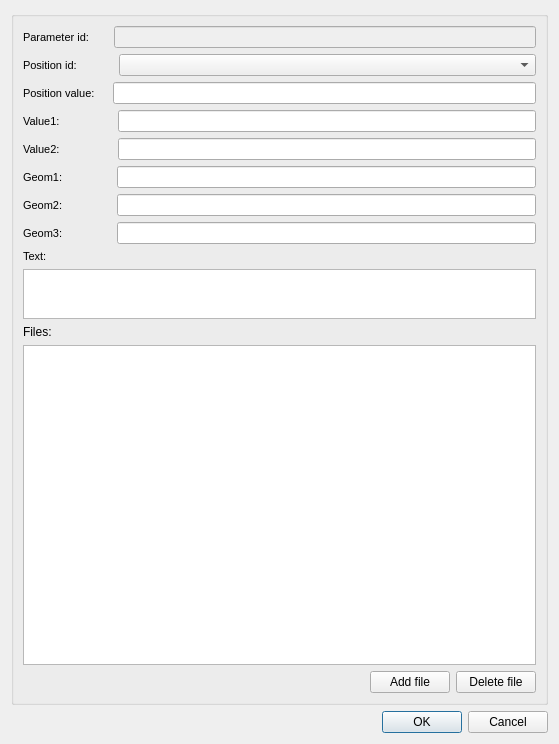
<?xml version="1.0" encoding="UTF-8"?>
<ui version="4.0">
 <class>dlg_visit_event_rehab</class>
 <widget class="QDialog" name="dlg_visit_event_rehab">
  <property name="geometry">
   <rect>
    <x>0</x>
    <y>0</y>
    <width>559</width>
    <height>744</height>
   </rect>
  </property>
  <property name="windowTitle">
   <string>Rehabilitation arc event</string>
  </property>
  <layout class="QGridLayout" name="gridLayout">
   <item row="0" column="0">
    <widget class="QGroupBox" name="group">
     <property name="title">
      <string/>
     </property>
     <layout class="QVBoxLayout" name="verticalLayout_2" stretch="0,0,0,0,0,0,0,0,0,0,0,0,0">
      <item>
       <layout class="QHBoxLayout" name="horizontalLayout">
        <item>
         <widget class="QLabel" name="lbl_parameter_id">
          <property name="maximumSize">
           <size>
            <width>90</width>
            <height>16777215</height>
           </size>
          </property>
          <property name="font">
           <font>
            <pointsize>8</pointsize>
            <weight>50</weight>
            <bold>false</bold>
           </font>
          </property>
          <property name="frameShape">
           <enum>QFrame::NoFrame</enum>
          </property>
          <property name="frameShadow">
           <enum>QFrame::Plain</enum>
          </property>
          <property name="text">
           <string>Parameter id:      </string>
          </property>
          <property name="textFormat">
           <enum>Qt::AutoText</enum>
          </property>
          <property name="scaledContents">
           <bool>false</bool>
          </property>
          <property name="alignment">
           <set>Qt::AlignLeading|Qt::AlignLeft|Qt::AlignVCenter</set>
          </property>
          <property name="margin">
           <number>3</number>
          </property>
         </widget>
        </item>
        <item>
         <widget class="QLineEdit" name="parameter_id">
          <property name="enabled">
           <bool>false</bool>
          </property>
          <property name="frame">
           <bool>true</bool>
          </property>
         </widget>
        </item>
       </layout>
      </item>
      <item>
       <layout class="QHBoxLayout" name="horizontalLayout_2">
        <item>
         <widget class="QLabel" name="lbl_position_id">
          <property name="maximumSize">
           <size>
            <width>90</width>
            <height>16777215</height>
           </size>
          </property>
          <property name="font">
           <font>
            <pointsize>8</pointsize>
           </font>
          </property>
          <property name="frameShape">
           <enum>QFrame::NoFrame</enum>
          </property>
          <property name="frameShadow">
           <enum>QFrame::Plain</enum>
          </property>
          <property name="text">
           <string>Position id:          </string>
          </property>
          <property name="textFormat">
           <enum>Qt::AutoText</enum>
          </property>
          <property name="scaledContents">
           <bool>false</bool>
          </property>
          <property name="alignment">
           <set>Qt::AlignLeading|Qt::AlignLeft|Qt::AlignVCenter</set>
          </property>
          <property name="margin">
           <number>3</number>
          </property>
         </widget>
        </item>
        <item>
         <widget class="QComboBox" name="position_id">
          <property name="enabled">
           <bool>true</bool>
          </property>
         </widget>
        </item>
       </layout>
      </item>
      <item>
       <layout class="QHBoxLayout" name="horizontalLayout_3">
        <item>
         <widget class="QLabel" name="lbl_position_value">
          <property name="maximumSize">
           <size>
            <width>90</width>
            <height>16777215</height>
           </size>
          </property>
          <property name="font">
           <font>
            <pointsize>8</pointsize>
           </font>
          </property>
          <property name="frameShape">
           <enum>QFrame::NoFrame</enum>
          </property>
          <property name="frameShadow">
           <enum>QFrame::Plain</enum>
          </property>
          <property name="text">
           <string>Position value:    </string>
          </property>
          <property name="textFormat">
           <enum>Qt::AutoText</enum>
          </property>
          <property name="scaledContents">
           <bool>false</bool>
          </property>
          <property name="alignment">
           <set>Qt::AlignLeading|Qt::AlignLeft|Qt::AlignVCenter</set>
          </property>
          <property name="margin">
           <number>3</number>
          </property>
         </widget>
        </item>
        <item>
         <widget class="QLineEdit" name="position_value">
          <property name="frame">
           <bool>true</bool>
          </property>
         </widget>
        </item>
       </layout>
      </item>
      <item>
       <layout class="QHBoxLayout" name="horizontalLayout_4">
        <item>
         <widget class="QLabel" name="lbl_value1">
          <property name="maximumSize">
           <size>
            <width>90</width>
            <height>16777215</height>
           </size>
          </property>
          <property name="font">
           <font>
            <pointsize>8</pointsize>
            <weight>50</weight>
            <bold>false</bold>
           </font>
          </property>
          <property name="frameShape">
           <enum>QFrame::NoFrame</enum>
          </property>
          <property name="frameShadow">
           <enum>QFrame::Plain</enum>
          </property>
          <property name="text">
           <string>Value1:                 </string>
          </property>
          <property name="textFormat">
           <enum>Qt::AutoText</enum>
          </property>
          <property name="scaledContents">
           <bool>false</bool>
          </property>
          <property name="alignment">
           <set>Qt::AlignLeading|Qt::AlignLeft|Qt::AlignVCenter</set>
          </property>
          <property name="margin">
           <number>3</number>
          </property>
         </widget>
        </item>
        <item>
         <widget class="QLineEdit" name="value1">
          <property name="frame">
           <bool>true</bool>
          </property>
         </widget>
        </item>
       </layout>
      </item>
      <item>
       <layout class="QHBoxLayout" name="horizontalLayout_5">
        <item>
         <widget class="QLabel" name="lbl_value2">
          <property name="maximumSize">
           <size>
            <width>90</width>
            <height>16777215</height>
           </size>
          </property>
          <property name="font">
           <font>
            <pointsize>8</pointsize>
           </font>
          </property>
          <property name="frameShape">
           <enum>QFrame::NoFrame</enum>
          </property>
          <property name="frameShadow">
           <enum>QFrame::Plain</enum>
          </property>
          <property name="text">
           <string>Value2:                 </string>
          </property>
          <property name="textFormat">
           <enum>Qt::AutoText</enum>
          </property>
          <property name="scaledContents">
           <bool>false</bool>
          </property>
          <property name="alignment">
           <set>Qt::AlignLeading|Qt::AlignLeft|Qt::AlignVCenter</set>
          </property>
          <property name="margin">
           <number>3</number>
          </property>
         </widget>
        </item>
        <item>
         <widget class="QLineEdit" name="value2">
          <property name="frame">
           <bool>true</bool>
          </property>
         </widget>
        </item>
       </layout>
      </item>
      <item>
       <layout class="QHBoxLayout" name="horizontalLayout_6">
        <item>
         <widget class="QLabel" name="lbl_geom1">
          <property name="maximumSize">
           <size>
            <width>90</width>
            <height>16777215</height>
           </size>
          </property>
          <property name="font">
           <font>
            <pointsize>8</pointsize>
           </font>
          </property>
          <property name="frameShape">
           <enum>QFrame::NoFrame</enum>
          </property>
          <property name="frameShadow">
           <enum>QFrame::Plain</enum>
          </property>
          <property name="text">
           <string>Geom1:                </string>
          </property>
          <property name="textFormat">
           <enum>Qt::AutoText</enum>
          </property>
          <property name="scaledContents">
           <bool>false</bool>
          </property>
          <property name="alignment">
           <set>Qt::AlignLeading|Qt::AlignLeft|Qt::AlignVCenter</set>
          </property>
          <property name="margin">
           <number>3</number>
          </property>
         </widget>
        </item>
        <item>
         <widget class="QLineEdit" name="geom1">
          <property name="frame">
           <bool>true</bool>
          </property>
         </widget>
        </item>
       </layout>
      </item>
      <item>
       <layout class="QHBoxLayout" name="horizontalLayout_7">
        <item>
         <widget class="QLabel" name="lbl_geom2">
          <property name="maximumSize">
           <size>
            <width>90</width>
            <height>16777215</height>
           </size>
          </property>
          <property name="font">
           <font>
            <pointsize>8</pointsize>
           </font>
          </property>
          <property name="frameShape">
           <enum>QFrame::NoFrame</enum>
          </property>
          <property name="frameShadow">
           <enum>QFrame::Plain</enum>
          </property>
          <property name="text">
           <string>Geom2:                </string>
          </property>
          <property name="textFormat">
           <enum>Qt::AutoText</enum>
          </property>
          <property name="scaledContents">
           <bool>false</bool>
          </property>
          <property name="alignment">
           <set>Qt::AlignLeading|Qt::AlignLeft|Qt::AlignVCenter</set>
          </property>
          <property name="margin">
           <number>3</number>
          </property>
         </widget>
        </item>
        <item>
         <widget class="QLineEdit" name="geom2">
          <property name="frame">
           <bool>true</bool>
          </property>
         </widget>
        </item>
       </layout>
      </item>
      <item>
       <layout class="QHBoxLayout" name="horizontalLayout_8">
        <item>
         <widget class="QLabel" name="lbl_geom3">
          <property name="maximumSize">
           <size>
            <width>90</width>
            <height>16777215</height>
           </size>
          </property>
          <property name="font">
           <font>
            <pointsize>8</pointsize>
           </font>
          </property>
          <property name="frameShape">
           <enum>QFrame::NoFrame</enum>
          </property>
          <property name="frameShadow">
           <enum>QFrame::Plain</enum>
          </property>
          <property name="text">
           <string>Geom3:                </string>
          </property>
          <property name="textFormat">
           <enum>Qt::AutoText</enum>
          </property>
          <property name="scaledContents">
           <bool>false</bool>
          </property>
          <property name="alignment">
           <set>Qt::AlignLeading|Qt::AlignLeft|Qt::AlignVCenter</set>
          </property>
          <property name="margin">
           <number>3</number>
          </property>
         </widget>
        </item>
        <item>
         <widget class="QLineEdit" name="geom3">
          <property name="text">
           <string/>
          </property>
          <property name="frame">
           <bool>true</bool>
          </property>
         </widget>
        </item>
       </layout>
      </item>
      <item>
       <widget class="QLabel" name="lbl_text">
        <property name="font">
         <font>
          <pointsize>8</pointsize>
         </font>
        </property>
        <property name="frameShape">
         <enum>QFrame::NoFrame</enum>
        </property>
        <property name="frameShadow">
         <enum>QFrame::Plain</enum>
        </property>
        <property name="text">
         <string>Text:</string>
        </property>
        <property name="textFormat">
         <enum>Qt::AutoText</enum>
        </property>
        <property name="scaledContents">
         <bool>false</bool>
        </property>
        <property name="alignment">
         <set>Qt::AlignLeading|Qt::AlignLeft|Qt::AlignVCenter</set>
        </property>
        <property name="margin">
         <number>3</number>
        </property>
       </widget>
      </item>
      <item>
       <widget class="QTextEdit" name="text">
        <property name="maximumSize">
         <size>
          <width>16777215</width>
          <height>50</height>
         </size>
        </property>
       </widget>
      </item>
      <item>
       <widget class="QLabel" name="lbl_files">
        <property name="text">
         <string>Files:</string>
        </property>
       </widget>
      </item>
      <item>
       <widget class="QTableView" name="tbl_docs_x_event">
        <property name="sortingEnabled">
         <bool>true</bool>
        </property>
       </widget>
      </item>
      <item>
       <layout class="QHBoxLayout" name="horizontalLayout_9">
        <item>
         <spacer name="horizontalSpacer">
          <property name="orientation">
           <enum>Qt::Horizontal</enum>
          </property>
          <property name="sizeHint" stdset="0">
           <size>
            <width>40</width>
            <height>20</height>
           </size>
          </property>
         </spacer>
        </item>
        <item>
         <widget class="QPushButton" name="btn_add_file">
          <property name="text">
           <string>Add file</string>
          </property>
         </widget>
        </item>
        <item>
         <widget class="QPushButton" name="btn_delete_file">
          <property name="text">
           <string>Delete file</string>
          </property>
         </widget>
        </item>
       </layout>
      </item>
     </layout>
    </widget>
   </item>
   <item row="1" column="0">
    <widget class="QDialogButtonBox" name="buttonBox">
     <property name="standardButtons">
      <set>QDialogButtonBox::Cancel|QDialogButtonBox::Ok</set>
     </property>
    </widget>
   </item>
  </layout>
 </widget>
 <tabstops>
  <tabstop>parameter_id</tabstop>
  <tabstop>position_id</tabstop>
  <tabstop>position_value</tabstop>
  <tabstop>value1</tabstop>
  <tabstop>value2</tabstop>
  <tabstop>geom1</tabstop>
  <tabstop>geom2</tabstop>
  <tabstop>geom3</tabstop>
  <tabstop>btn_add_file</tabstop>
  <tabstop>buttonBox</tabstop>
 </tabstops>
 <resources/>
 <connections>
  <connection>
   <sender>buttonBox</sender>
   <signal>accepted()</signal>
   <receiver>dlg_visit_event_rehab</receiver>
   <slot>accept()</slot>
   <hints>
    <hint type="sourcelabel">
     <x>248</x>
     <y>254</y>
    </hint>
    <hint type="destinationlabel">
     <x>157</x>
     <y>274</y>
    </hint>
   </hints>
  </connection>
  <connection>
   <sender>buttonBox</sender>
   <signal>rejected()</signal>
   <receiver>dlg_visit_event_rehab</receiver>
   <slot>reject()</slot>
   <hints>
    <hint type="sourcelabel">
     <x>316</x>
     <y>260</y>
    </hint>
    <hint type="destinationlabel">
     <x>286</x>
     <y>274</y>
    </hint>
   </hints>
  </connection>
 </connections>
</ui>
